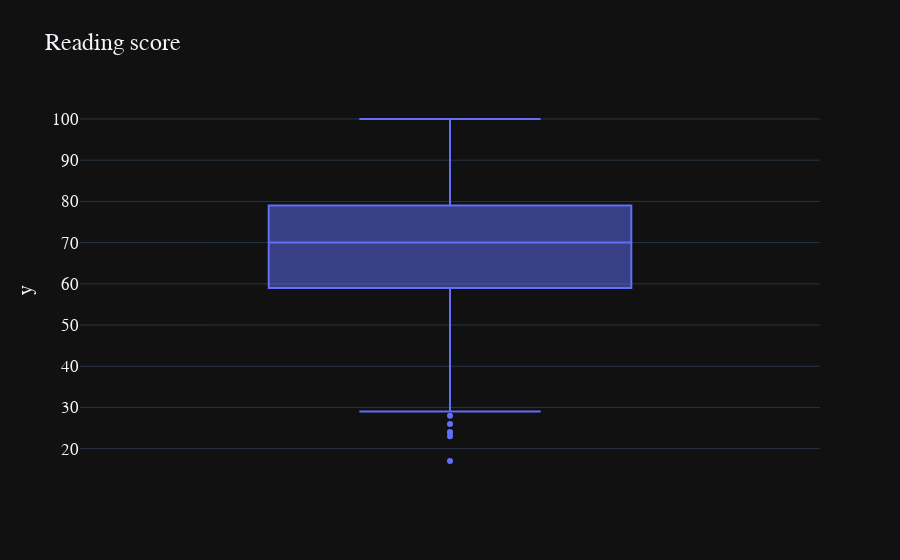

The notebook cell saved with this chart:
### Code cell
group_labels = ['reading score']
fig1 = px.box(y=df['reading score'],template= 'plotly_dark', title = 'Reading score')
fig1.update_layout(font = dict(size=17,family="Franklin Gothic"))
fig1.show()

### Figure 1 — Plotly figure (JSON) as saved in the notebook; plotly's stock layout.template omitted (floating-point values rounded to 4 significant figures; data arrays with more than 128 entries replaced by an {"elided": "..."} marker saying what was removed)
{"data": [{"alignmentgroup": "True", "hovertemplate": "y=%{y}<extra></extra>", "legendgroup": "", "marker": {"color": "#636efa"}, "name": "", "notched": false, "offsetgroup": "", "orientation": "v", "showlegend": false, "type": "box", "x0": " ", "xaxis": "x", "y": {"elided": "1000 int values"}, "y0": " ", "yaxis": "y"}], "layout": {"boxmode": "group", "font": {"family": "Franklin Gothic", "size": 17}, "legend": {"tracegroupgap": 0}, "title": {"text": "Reading score"}, "xaxis": {"anchor": "y", "domain": [0, 1]}, "yaxis": {"anchor": "x", "domain": [0, 1], "title": {"text": "y"}}}}
